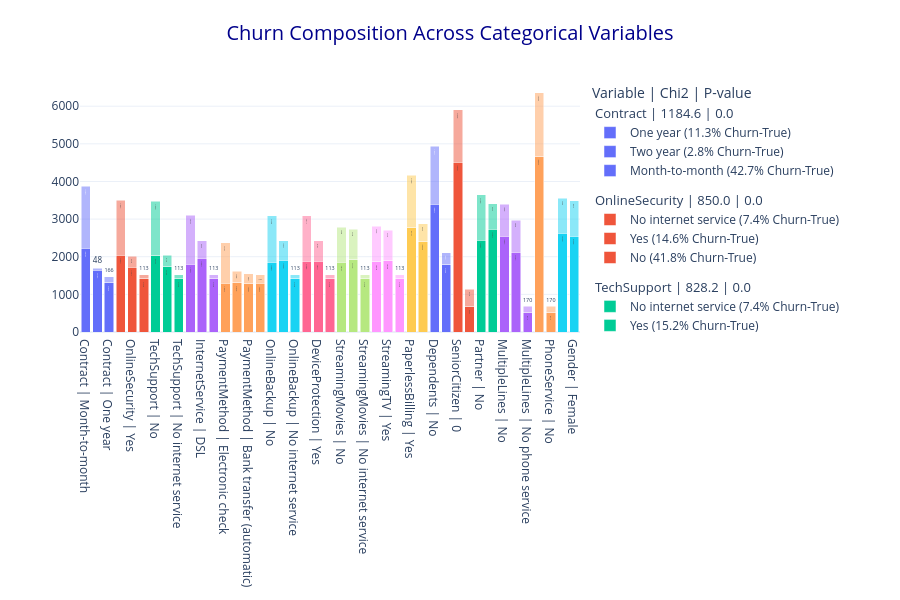

Source (notebook cell):
### Markdown cell above
Question: How is the composition of events distributed among categorical variables?

### Code cell
main_eda['fig_bar_event_categorical_composition']

### Figure 1 — Plotly figure (JSON) as saved in the notebook; plotly's stock layout.template omitted (floating-point values rounded to 4 significant figures)
{"data": [{"hovertemplate": "Variable: Contract<br>Value: Month-to-month<br>%{hovertext}<br>Count: %{y}<br><extra></extra>", "hovertext": ["Churn: False", "Churn: True"], "legendgroup": "Contract", "legendgrouptitle": {"text": "Contract | 1184.6 | 0.0"}, "marker": {"color": "#636EFA", "opacity": [1, 0.5]}, "name": "Month-to-month (42.7% Churn-True)", "orientation": "v", "text": [2220, 1655], "type": "bar", "x": ["Contract | Month-to-month", "Contract | Month-to-month"], "y": [2220, 1655]}, {"hovertemplate": "Variable: Contract<br>Value: Two year<br>%{hovertext}<br>Count: %{y}<br><extra></extra>", "hovertext": ["Churn: False", "Churn: True"], "legendgroup": "Contract", "legendgrouptitle": {"text": "Contract | 1184.6 | 0.0"}, "marker": {"color": "#636EFA", "opacity": [1, 0.5]}, "name": "Two year (2.8% Churn-True)", "orientation": "v", "text": [1647, 48], "type": "bar", "x": ["Contract | Two year", "Contract | Two year"], "y": [1647, 48]}, {"hovertemplate": "Variable: Contract<br>Value: One year<br>%{hovertext}<br>Count: %{y}<br><extra></extra>", "hovertext": ["Churn: False", "Churn: True"], "legendgroup": "Contract", "legendgrouptitle": {"text": "Contract | 1184.6 | 0.0"}, "marker": {"color": "#636EFA", "opacity": [1, 0.5]}, "name": "One year (11.3% Churn-True)", "orientation": "v", "text": [1307, 166], "type": "bar", "x": ["Contract | One year", "Contract | One year"], "y": [1307, 166]}, {"hovertemplate": "Variable: OnlineSecurity<br>Value: No<br>%{hovertext}<br>Count: %{y}<br><extra></extra>", "hovertext": ["Churn: False", "Churn: True"], "legendgroup": "OnlineSecurity", "legendgrouptitle": {"text": "OnlineSecurity | 850.0 | 0.0"}, "marker": {"color": "#EF553B", "opacity": [1, 0.5]}, "name": "No (41.8% Churn-True)", "orientation": "v", "text": [2037, 1461], "type": "bar", "x": ["OnlineSecurity | No", "OnlineSecurity | No"], "y": [2037, 1461]}, {"hovertemplate": "Variable: OnlineSecurity<br>Value: Yes<br>%{hovertext}<br>Count: %{y}<br><extra></extra>", "hovertext": ["Churn: False", "Churn: True"], "legendgroup": "OnlineSecurity", "legendgrouptitle": {"text": "OnlineSecurity | 850.0 | 0.0"}, "marker": {"color": "#EF553B", "opacity": [1, 0.5]}, "name": "Yes (14.6% Churn-True)", "orientation": "v", "text": [1724, 295], "type": "bar", "x": ["OnlineSecurity | Yes", "OnlineSecurity | Yes"], "y": [1724, 295]}, {"hovertemplate": "Variable: OnlineSecurity<br>Value: No internet service<br>%{hovertext}<br>Count: %{y}<br><extra></extra>", "hovertext": ["Churn: False", "Churn: True"], "legendgroup": "OnlineSecurity", "legendgrouptitle": {"text": "OnlineSecurity | 850.0 | 0.0"}, "marker": {"color": "#EF553B", "opacity": [1, 0.5]}, "name": "No internet service (7.4% Churn-True)", "orientation": "v", "text": [1413, 113], "type": "bar", "x": ["OnlineSecurity | No internet service", "OnlineSecurity | No internet service"], "y": [1413, 113]}, {"hovertemplate": "Variable: TechSupport<br>Value: No<br>%{hovertext}<br>Count: %{y}<br><extra></extra>", "hovertext": ["Churn: False", "Churn: True"], "legendgroup": "TechSupport", "legendgrouptitle": {"text": "TechSupport | 828.2 | 0.0"}, "marker": {"color": "#00CC96", "opacity": [1, 0.5]}, "name": "No (41.6% Churn-True)", "orientation": "v", "text": [2027, 1446], "type": "bar", "x": ["TechSupport | No", "TechSupport | No"], "y": [2027, 1446]}, {"hovertemplate": "Variable: TechSupport<br>Value: Yes<br>%{hovertext}<br>Count: %{y}<br><extra></extra>", "hovertext": ["Churn: False", "Churn: True"], "legendgroup": "TechSupport", "legendgrouptitle": {"text": "TechSupport | 828.2 | 0.0"}, "marker": {"color": "#00CC96", "opacity": [1, 0.5]}, "name": "Yes (15.2% Churn-True)", "orientation": "v", "text": [1734, 310], "type": "bar", "x": ["TechSupport | Yes", "TechSupport | Yes"], "y": [1734, 310]}, {"hovertemplate": "Variable: TechSupport<br>Value: No internet service<br>%{hovertext}<br>Count: %{y}<br><extra></extra>", "hovertext": ["Churn: False", "Churn: True"], "legendgroup": "TechSupport", "legendgrouptitle": {"text": "TechSupport | 828.2 | 0.0"}, "marker": {"color": "#00CC96", "opacity": [1, 0.5]}, "name": "No internet service (7.4% Churn-True)", "orientation": "v", "text": [1413, 113], "type": "bar", "x": ["TechSupport | No internet service", "TechSupport | No internet service"], "y": [1413, 113]}, {"hovertemplate": "Variable: InternetService<br>Value: Fiber optic<br>%{hovertext}<br>Count: %{y}<br><extra></extra>", "hovertext": ["Churn: False", "Churn: True"], "legendgroup": "InternetService", "legendgrouptitle": {"text": "InternetService | 732.3 | 0.0"}, "marker": {"color": "#AB63FA", "opacity": [1, 0.5]}, "name": "Fiber optic (41.9% Churn-True)", "orientation": "v", "text": [1799, 1297], "type": "bar", "x": ["InternetService | Fiber optic", "InternetService | Fiber optic"], "y": [1799, 1297]}, {"hovertemplate": "Variable: InternetService<br>Value: DSL<br>%{hovertext}<br>Count: %{y}<br><extra></extra>", "hovertext": ["Churn: False", "Churn: True"], "legendgroup": "InternetService", "legendgrouptitle": {"text": "InternetService | 732.3 | 0.0"}, "marker": {"color": "#AB63FA", "opacity": [1, 0.5]}, "name": "DSL (19.0% Churn-True)", "orientation": "v", "text": [1962, 459], "type": "bar", "x": ["InternetService | DSL", "InternetService | DSL"], "y": [1962, 459]}, {"hovertemplate": "Variable: InternetService<br>Value: No<br>%{hovertext}<br>Count: %{y}<br><extra></extra>", "hovertext": ["Churn: False", "Churn: True"], "legendgroup": "InternetService", "legendgrouptitle": {"text": "InternetService | 732.3 | 0.0"}, "marker": {"color": "#AB63FA", "opacity": [1, 0.5]}, "name": "No (7.4% Churn-True)", "orientation": "v", "text": [1413, 113], "type": "bar", "x": ["InternetService | No", "InternetService | No"], "y": [1413, 113]}, {"hovertemplate": "Variable: PaymentMethod<br>Value: Electronic check<br>%{hovertext}<br>Count: %{y}<br><extra></extra>", "hovertext": ["Churn: False", "Churn: True"], "legendgroup": "PaymentMethod", "legendgrouptitle": {"text": "PaymentMethod | 648.1 | 0.0"}, "marker": {"color": "#FFA15A", "opacity": [1, 0.5]}, "name": "Electronic check (45.3% Churn-True)", "orientation": "v", "text": [1294, 1071], "type": "bar", "x": ["PaymentMethod | Electronic check", "PaymentMethod | Electronic check"], "y": [1294, 1071]}, {"hovertemplate": "Variable: PaymentMethod<br>Value: Mailed check<br>%{hovertext}<br>Count: %{y}<br><extra></extra>", "hovertext": ["Churn: False", "Churn: True"], "legendgroup": "PaymentMethod", "legendgrouptitle": {"text": "PaymentMethod | 648.1 | 0.0"}, "marker": {"color": "#FFA15A", "opacity": [1, 0.5]}, "name": "Mailed check (19.1% Churn-True)", "orientation": "v", "text": [1304, 308], "type": "bar", "x": ["PaymentMethod | Mailed check", "PaymentMethod | Mailed check"], "y": [1304, 308]}, {"hovertemplate": "Variable: PaymentMethod<br>Value: Bank transfer (automatic)<br>%{hovertext}<br>Count: %{y}<br><extra></extra>", "hovertext": ["Churn: False", "Churn: True"], "legendgroup": "PaymentMethod", "legendgrouptitle": {"text": "PaymentMethod | 648.1 | 0.0"}, "marker": {"color": "#FFA15A", "opacity": [1, 0.5]}, "name": "Bank transfer (automatic) (16.7% Churn-True)", "orientation": "v", "text": [1286, 258], "type": "bar", "x": ["PaymentMethod | Bank transfer (automatic)", "PaymentMethod | Bank transfer (automatic)"], "y": [1286, 258]}, {"hovertemplate": "Variable: PaymentMethod<br>Value: Credit card (automatic)<br>%{hovertext}<br>Count: %{y}<br><extra></extra>", "hovertext": ["Churn: False", "Churn: True"], "legendgroup": "PaymentMethod", "legendgrouptitle": {"text": "PaymentMethod | 648.1 | 0.0"}, "marker": {"color": "#FFA15A", "opacity": [1, 0.5]}, "name": "Credit card (automatic) (15.2% Churn-True)", "orientation": "v", "text": [1290, 232], "type": "bar", "x": ["PaymentMethod | Credit card (automatic)", "PaymentMethod | Credit card (automatic)"], "y": [1290, 232]}, {"hovertemplate": "Variable: OnlineBackup<br>Value: No<br>%{hovertext}<br>Count: %{y}<br><extra></extra>", "hovertext": ["Churn: False", "Churn: True"], "legendgroup": "OnlineBackup", "legendgrouptitle": {"text": "OnlineBackup | 601.8 | 0.0"}, "marker": {"color": "#19D3F3", "opacity": [1, 0.5]}, "name": "No (39.9% Churn-True)", "orientation": "v", "text": [1855, 1233], "type": "bar", "x": ["OnlineBackup | No", "OnlineBackup | No"], "y": [1855, 1233]}, {"hovertemplate": "Variable: OnlineBackup<br>Value: Yes<br>%{hovertext}<br>Count: %{y}<br><extra></extra>", "hovertext": ["Churn: False", "Churn: True"], "legendgroup": "OnlineBackup", "legendgrouptitle": {"text": "OnlineBackup | 601.8 | 0.0"}, "marker": {"color": "#19D3F3", "opacity": [1, 0.5]}, "name": "Yes (21.5% Churn-True)", "orientation": "v", "text": [1906, 523], "type": "bar", "x": ["OnlineBackup | Yes", "OnlineBackup | Yes"], "y": [1906, 523]}, {"hovertemplate": "Variable: OnlineBackup<br>Value: No internet service<br>%{hovertext}<br>Count: %{y}<br><extra></extra>", "hovertext": ["Churn: False", "Churn: True"], "legendgroup": "OnlineBackup", "legendgrouptitle": {"text": "OnlineBackup | 601.8 | 0.0"}, "marker": {"color": "#19D3F3", "opacity": [1, 0.5]}, "name": "No internet service (7.4% Churn-True)", "orientation": "v", "text": [1413, 113], "type": "bar", "x": ["OnlineBackup | No internet service", "OnlineBackup | No internet service"], "y": [1413, 113]}, {"hovertemplate": "Variable: DeviceProtection<br>Value: No<br>%{hovertext}<br>Count: %{y}<br><extra></extra>", "hovertext": ["Churn: False", "Churn: True"], "legendgroup": "DeviceProtection", "legendgrouptitle": {"text": "DeviceProtection | 558.4 | 0.0"}, "marker": {"color": "#FF6692", "opacity": [1, 0.5]}, "name": "No (39.1% Churn-True)", "orientation": "v", "text": [1884, 1211], "type": "bar", "x": ["DeviceProtection | No", "DeviceProtection | No"], "y": [1884, 1211]}, {"hovertemplate": "Variable: DeviceProtection<br>Value: Yes<br>%{hovertext}<br>Count: %{y}<br><extra></extra>", "hovertext": ["Churn: False", "Churn: True"], "legendgroup": "DeviceProtection", "legendgrouptitle": {"text": "DeviceProtection | 558.4 | 0.0"}, "marker": {"color": "#FF6692", "opacity": [1, 0.5]}, "name": "Yes (22.5% Churn-True)", "orientation": "v", "text": [1877, 545], "type": "bar", "x": ["DeviceProtection | Yes", "DeviceProtection | Yes"], "y": [1877, 545]}, {"hovertemplate": "Variable: DeviceProtection<br>Value: No internet service<br>%{hovertext}<br>Count: %{y}<br><extra></extra>", "hovertext": ["Churn: False", "Churn: True"], "legendgroup": "DeviceProtection", "legendgrouptitle": {"text": "DeviceProtection | 558.4 | 0.0"}, "marker": {"color": "#FF6692", "opacity": [1, 0.5]}, "name": "No internet service (7.4% Churn-True)", "orientation": "v", "text": [1413, 113], "type": "bar", "x": ["DeviceProtection | No internet service", "DeviceProtection | No internet service"], "y": [1413, 113]}, {"hovertemplate": "Variable: StreamingMovies<br>Value: No<br>%{hovertext}<br>Count: %{y}<br><extra></extra>", "hovertext": ["Churn: False", "Churn: True"], "legendgroup": "StreamingMovies", "legendgrouptitle": {"text": "StreamingMovies | 375.7 | 0.0"}, "marker": {"color": "#B6E880", "opacity": [1, 0.5]}, "name": "No (33.7% Churn-True)", "orientation": "v", "text": [1847, 938], "type": "bar", "x": ["StreamingMovies | No", "StreamingMovies | No"], "y": [1847, 938]}, {"hovertemplate": "Variable: StreamingMovies<br>Value: Yes<br>%{hovertext}<br>Count: %{y}<br><extra></extra>", "hovertext": ["Churn: False", "Churn: True"], "legendgroup": "StreamingMovies", "legendgrouptitle": {"text": "StreamingMovies | 375.7 | 0.0"}, "marker": {"color": "#B6E880", "opacity": [1, 0.5]}, "name": "Yes (29.9% Churn-True)", "orientation": "v", "text": [1914, 818], "type": "bar", "x": ["StreamingMovies | Yes", "StreamingMovies | Yes"], "y": [1914, 818]}, {"hovertemplate": "Variable: StreamingMovies<br>Value: No internet service<br>%{hovertext}<br>Count: %{y}<br><extra></extra>", "hovertext": ["Churn: False", "Churn: True"], "legendgroup": "StreamingMovies", "legendgrouptitle": {"text": "StreamingMovies | 375.7 | 0.0"}, "marker": {"color": "#B6E880", "opacity": [1, 0.5]}, "name": "No internet service (7.4% Churn-True)", "orientation": "v", "text": [1413, 113], "type": "bar", "x": ["StreamingMovies | No internet service", "StreamingMovies | No internet service"], "y": [1413, 113]}, {"hovertemplate": "Variable: StreamingTV<br>Value: No<br>%{hovertext}<br>Count: %{y}<br><extra></extra>", "hovertext": ["Churn: False", "Churn: True"], "legendgroup": "StreamingTV", "legendgrouptitle": {"text": "StreamingTV | 374.2 | 0.0"}, "marker": {"color": "#FF97FF", "opacity": [1, 0.5]}, "name": "No (33.5% Churn-True)", "orientation": "v", "text": [1868, 942], "type": "bar", "x": ["StreamingTV | No", "StreamingTV | No"], "y": [1868, 942]}, {"hovertemplate": "Variable: StreamingTV<br>Value: Yes<br>%{hovertext}<br>Count: %{y}<br><extra></extra>", "hovertext": ["Churn: False", "Churn: True"], "legendgroup": "StreamingTV", "legendgrouptitle": {"text": "StreamingTV | 374.2 | 0.0"}, "marker": {"color": "#FF97FF", "opacity": [1, 0.5]}, "name": "Yes (30.1% Churn-True)", "orientation": "v", "text": [1893, 814], "type": "bar", "x": ["StreamingTV | Yes", "StreamingTV | Yes"], "y": [1893, 814]}, {"hovertemplate": "Variable: StreamingTV<br>Value: No internet service<br>%{hovertext}<br>Count: %{y}<br><extra></extra>", "hovertext": ["Churn: False", "Churn: True"], "legendgroup": "StreamingTV", "legendgrouptitle": {"text": "StreamingTV | 374.2 | 0.0"}, "marker": {"color": "#FF97FF", "opacity": [1, 0.5]}, "name": "No internet service (7.4% Churn-True)", "orientation": "v", "text": [1413, 113], "type": "bar", "x": ["StreamingTV | No internet service", "StreamingTV | No internet service"], "y": [1413, 113]}, {"hovertemplate": "Variable: PaperlessBilling<br>Value: Yes<br>%{hovertext}<br>Count: %{y}<br><extra></extra>", "hovertext": ["Churn: False", "Churn: True"], "legendgroup": "PaperlessBilling", "legendgrouptitle": {"text": "PaperlessBilling | 258.3 | 0.0"}, "marker": {"color": "#FECB52", "opacity": [1, 0.5]}, "name": "Yes (33.6% Churn-True)", "orientation": "v", "text": [2771, 1400], "type": "bar", "x": ["PaperlessBilling | Yes", "PaperlessBilling | Yes"], "y": [2771, 1400]}, {"hovertemplate": "Variable: PaperlessBilling<br>Value: No<br>%{hovertext}<br>Count: %{y}<br><extra></extra>", "hovertext": ["Churn: False", "Churn: True"], "legendgroup": "PaperlessBilling", "legendgrouptitle": {"text": "PaperlessBilling | 258.3 | 0.0"}, "marker": {"color": "#FECB52", "opacity": [1, 0.5]}, "name": "No (16.3% Churn-True)", "orientation": "v", "text": [2403, 469], "type": "bar", "x": ["PaperlessBilling | No", "PaperlessBilling | No"], "y": [2403, 469]}, {"hovertemplate": "Variable: Dependents<br>Value: No<br>%{hovertext}<br>Count: %{y}<br><extra></extra>", "hovertext": ["Churn: False", "Churn: True"], "legendgroup": "Dependents", "legendgrouptitle": {"text": "Dependents | 189.1 | 0.0"}, "marker": {"color": "#636EFA", "opacity": [1, 0.5]}, "name": "No (31.3% Churn-True)", "orientation": "v", "text": [3390, 1543], "type": "bar", "x": ["Dependents | No", "Dependents | No"], "y": [3390, 1543]}, {"hovertemplate": "Variable: Dependents<br>Value: Yes<br>%{hovertext}<br>Count: %{y}<br><extra></extra>", "hovertext": ["Churn: False", "Churn: True"], "legendgroup": "Dependents", "legendgrouptitle": {"text": "Dependents | 189.1 | 0.0"}, "marker": {"color": "#636EFA", "opacity": [1, 0.5]}, "name": "Yes (15.5% Churn-True)", "orientation": "v", "text": [1784, 326], "type": "bar", "x": ["Dependents | Yes", "Dependents | Yes"], "y": [1784, 326]}, {"hovertemplate": "Variable: SeniorCitizen<br>Value: 0<br>%{hovertext}<br>Count: %{y}<br><extra></extra>", "hovertext": ["Churn: False", "Churn: True"], "legendgroup": "SeniorCitizen", "legendgrouptitle": {"text": "SeniorCitizen | 159.4 | 0.0"}, "marker": {"color": "#EF553B", "opacity": [1, 0.5]}, "name": "0 (23.6% Churn-True)", "orientation": "v", "text": [4508, 1393], "type": "bar", "x": ["SeniorCitizen | 0", "SeniorCitizen | 0"], "y": [4508, 1393]}, {"hovertemplate": "Variable: SeniorCitizen<br>Value: 1<br>%{hovertext}<br>Count: %{y}<br><extra></extra>", "hovertext": ["Churn: False", "Churn: True"], "legendgroup": "SeniorCitizen", "legendgrouptitle": {"text": "SeniorCitizen | 159.4 | 0.0"}, "marker": {"color": "#EF553B", "opacity": [1, 0.5]}, "name": "1 (41.7% Churn-True)", "orientation": "v", "text": [666, 476], "type": "bar", "x": ["SeniorCitizen | 1", "SeniorCitizen | 1"], "y": [666, 476]}, {"hovertemplate": "Variable: Partner<br>Value: No<br>%{hovertext}<br>Count: %{y}<br><extra></extra>", "hovertext": ["Churn: False", "Churn: True"], "legendgroup": "Partner", "legendgrouptitle": {"text": "Partner | 158.7 | 0.0"}, "marker": {"color": "#00CC96", "opacity": [1, 0.5]}, "name": "No (33.0% Churn-True)", "orientation": "v", "text": [2441, 1200], "type": "bar", "x": ["Partner | No", "Partner | No"], "y": [2441, 1200]}, {"hovertemplate": "Variable: Partner<br>Value: Yes<br>%{hovertext}<br>Count: %{y}<br><extra></extra>", "hovertext": ["Churn: False", "Churn: True"], "legendgroup": "Partner", "legendgrouptitle": {"text": "Partner | 158.7 | 0.0"}, "marker": {"color": "#00CC96", "opacity": [1, 0.5]}, "name": "Yes (19.7% Churn-True)", "orientation": "v", "text": [2733, 669], "type": "bar", "x": ["Partner | Yes", "Partner | Yes"], "y": [2733, 669]}, {"hovertemplate": "Variable: MultipleLines<br>Value: No<br>%{hovertext}<br>Count: %{y}<br><extra></extra>", "hovertext": ["Churn: False", "Churn: True"], "legendgroup": "MultipleLines", "legendgrouptitle": {"text": "MultipleLines | 11.3 | 0.004"}, "marker": {"color": "#AB63FA", "opacity": [1, 0.5]}, "name": "No (25.0% Churn-True)", "orientation": "v", "text": [2541, 849], "type": "bar", "x": ["MultipleLines | No", "MultipleLines | No"], "y": [2541, 849]}, {"hovertemplate": "Variable: MultipleLines<br>Value: Yes<br>%{hovertext}<br>Count: %{y}<br><extra></extra>", "hovertext": ["Churn: False", "Churn: True"], "legendgroup": "MultipleLines", "legendgrouptitle": {"text": "MultipleLines | 11.3 | 0.004"}, "marker": {"color": "#AB63FA", "opacity": [1, 0.5]}, "name": "Yes (28.6% Churn-True)", "orientation": "v", "text": [2121, 850], "type": "bar", "x": ["MultipleLines | Yes", "MultipleLines | Yes"], "y": [2121, 850]}, {"hovertemplate": "Variable: MultipleLines<br>Value: No phone service<br>%{hovertext}<br>Count: %{y}<br><extra></extra>", "hovertext": ["Churn: False", "Churn: True"], "legendgroup": "MultipleLines", "legendgrouptitle": {"text": "MultipleLines | 11.3 | 0.004"}, "marker": {"color": "#AB63FA", "opacity": [1, 0.5]}, "name": "No phone service (24.9% Churn-True)", "orientation": "v", "text": [512, 170], "type": "bar", "x": ["MultipleLines | No phone service", "MultipleLines | No phone service"], "y": [512, 170]}, {"hovertemplate": "Variable: PhoneService<br>Value: Yes<br>%{hovertext}<br>Count: %{y}<br><extra></extra>", "hovertext": ["Churn: False", "Churn: True"], "legendgroup": "PhoneService", "legendgrouptitle": {"text": "PhoneService | 0.9 | 0.339"}, "marker": {"color": "#FFA15A", "opacity": [1, 0.5]}, "name": "Yes (26.7% Churn-True)", "orientation": "v", "text": [4662, 1699], "type": "bar", "x": ["PhoneService | Yes", "PhoneService | Yes"], "y": [4662, 1699]}, {"hovertemplate": "Variable: PhoneService<br>Value: No<br>%{hovertext}<br>Count: %{y}<br><extra></extra>", "hovertext": ["Churn: False", "Churn: True"], "legendgroup": "PhoneService", "legendgrouptitle": {"text": "PhoneService | 0.9 | 0.339"}, "marker": {"color": "#FFA15A", "opacity": [1, 0.5]}, "name": "No (24.9% Churn-True)", "orientation": "v", "text": [512, 170], "type": "bar", "x": ["PhoneService | No", "PhoneService | No"], "y": [512, 170]}, {"hovertemplate": "Variable: Gender<br>Value: Male<br>%{hovertext}<br>Count: %{y}<br><extra></extra>", "hovertext": ["Churn: False", "Churn: True"], "legendgroup": "Gender", "legendgrouptitle": {"text": "Gender | 0.5 | 0.487"}, "marker": {"color": "#19D3F3", "opacity": [1, 0.5]}, "name": "Male (26.2% Churn-True)", "orientation": "v", "text": [2625, 930], "type": "bar", "x": ["Gender | Male", "Gender | Male"], "y": [2625, 930]}, {"hovertemplate": "Variable: Gender<br>Value: Female<br>%{hovertext}<br>Count: %{y}<br><extra></extra>", "hovertext": ["Churn: False", "Churn: True"], "legendgroup": "Gender", "legendgrouptitle": {"text": "Gender | 0.5 | 0.487"}, "marker": {"color": "#19D3F3", "opacity": [1, 0.5]}, "name": "Female (26.9% Churn-True)", "orientation": "v", "text": [2549, 939], "type": "bar", "x": ["Gender | Female", "Gender | Female"], "y": [2549, 939]}], "layout": {"barmode": "stack", "height": 600, "legend": {"groupclick": "toggleitem", "title": {"text": "Variable | Chi2 | P-value"}}, "title": {"text": "Churn Composition Across Categorical Variables"}}}
